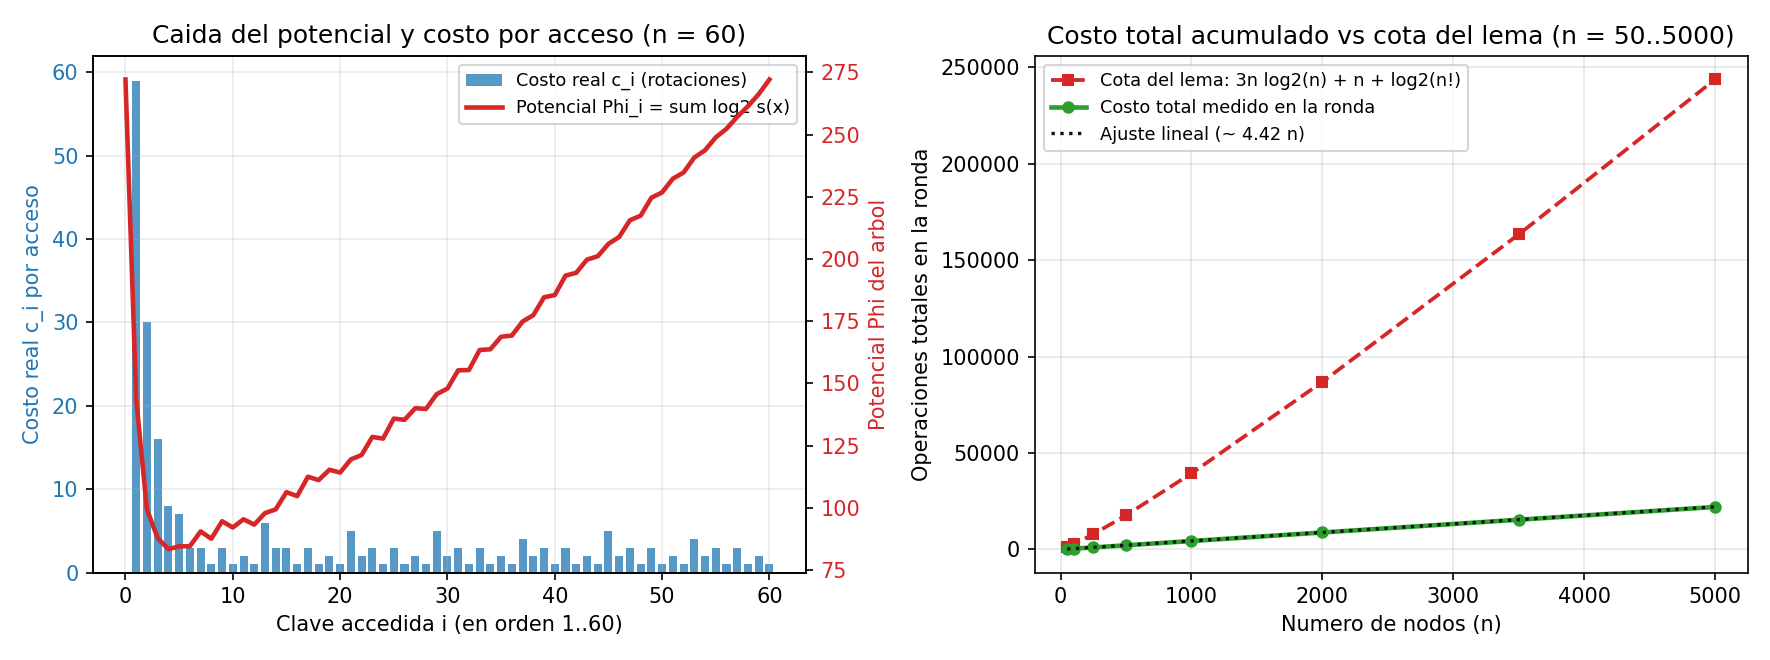

Generate this figure with Python:
import math
from pathlib import Path
import matplotlib.pyplot as plt


class Nodo:
    def __init__(self, clave):
        self.clave = clave
        self.izq = None
        self.der = None
        self.padre = None


def rotar(x):
    p, g = x.padre, x.padre.padre
    if p.izq is x:
        p.izq, x.der = x.der, p
        if p.izq:
            p.izq.padre = p
    else:
        p.der, x.izq = x.izq, p
        if p.der:
            p.der.padre = p
    p.padre, x.padre = x, g
    if g:
        if g.izq is p:
            g.izq = x
        else:
            g.der = x


def splay(x):
    rotaciones = 0
    while x.padre:
        p, g = x.padre, x.padre.padre
        if g is None:
            rotar(x)
            rotaciones += 1
        elif (g.izq is p) == (p.izq is x):
            rotar(p)
            rotar(x)
            rotaciones += 2
        else:
            rotar(x)
            rotar(x)
            rotaciones += 2
    return rotaciones


def buscar(raiz, clave):
    x = raiz
    while x.clave != clave:
        x = x.izq if clave < x.clave else x.der
    return x


def camino(n):
    nodos = [Nodo(k) for k in range(1, n + 1)]
    for k in range(1, n):
        nodos[k].izq, nodos[k - 1].padre = nodos[k - 1], nodos[k]
    return nodos[-1]


def tamanos(raiz):
    orden, pila = [], [raiz]
    while pila:
        x = pila.pop()
        orden.append(x)
        pila.extend(h for h in (x.izq, x.der) if h)
    s = {}
    for x in reversed(orden):
        s[x] = 1 + s.get(x.izq, 0) + s.get(x.der, 0)
    return s


def alturas(raiz):
    orden, pila = [], [(raiz, 0)]
    prof = {}
    while pila:
        x, d = pila.pop()
        prof[x.clave] = d
        if x.izq:
            pila.append((x.izq, d + 1))
        if x.der:
            pila.append((x.der, d + 1))
    return prof


def potencial(raiz):
    return sum(math.log2(t) for t in tamanos(raiz).values())


def una_ronda(n, vigilar=False):
    raiz = camino(n)
    total = 0
    costos = []
    potenciales = [potencial(raiz)] if vigilar else []

    for clave in range(1, n + 1):
        x = buscar(raiz, clave)
        if vigilar:
            antes = potenciales[-1]
            r_x = math.log2(tamanos(raiz)[x])
        c = max(splay(x), 1)
        raiz = x
        if vigilar:
            despues = potencial(raiz)
            assert c + despues - antes <= 3 * (math.log2(n) - r_x) + 1 + 1e-9
            potenciales.append(despues)
        total += c
        costos.append(c)

    if vigilar:
        return total, costos, potenciales
    return total, costos[0], max(costos[1:], default=0)


if __name__ == "__main__":
    # 1. Inspeccion estructural tras splay(1) sobre un camino de n = 9 nodos
    r9 = camino(9)
    prof_antes = alturas(r9)
    x1 = buscar(r9, 1)
    rots_1 = splay(x1)
    r9 = x1
    prof_despues = alturas(r9)
    print("=== Efecto estructural del primer acceso splay(1) en camino(9) ===")
    print(f"Profundidades antes de splay(1):   {prof_antes} (altura = {max(prof_antes.values())})")
    print(f"Profundidades despues de splay(1): {prof_despues} (altura = {max(prof_despues.values())}, rotaciones = {rots_1})\n")

    # 2. Verificacion del lema de acceso paso a paso
    for n_prueba in [2, 10, 50, 200]:
        una_ronda(n_prueba, vigilar=True)
    print("Lema de acceso verificado en cada operacion individual para n = 2, 10, 50, 200.\n")

    # 3. Medicion de una ronda completa para n grandes
    print(f"{'n':>7} {'costo medido':>13} {'por acceso':>11} {'primer acceso':>14} "
          f"{'cota del lema':>14} {'cota / medido':>14}")
    for n in [100, 1000, 10_000, 100_000]:
        total, primero, _ = una_ronda(n)
        cota = n * (3 * math.log2(n) + 1) + math.lgamma(n + 1) / math.log(2)
        print(f"{n:>7} {total:>13,} {total / n:>11.2f} {primero:>14,} {cota:>14,.0f} "
              f"{cota / total:>14.1f}")

    # 4. Datos para la grafica (Panel 1: ronda con n = 60; Panel 2: escalamiento n en [50..5000])
    n_detalle = 60
    _, costos_60, pot_60 = una_ronda(n_detalle, vigilar=True)

    ns_escala = [50, 100, 250, 500, 1000, 2000, 3500, 5000]
    medidos_escala = []
    cotas_escala = []
    recta_44n = []
    for n_val in ns_escala:
        tot, _, _ = una_ronda(n_val)
        cota_val = n_val * (3 * math.log2(n_val) + 1) + math.lgamma(n_val + 1) / math.log(2)
        medidos_escala.append(tot)
        cotas_escala.append(cota_val)
        recta_44n.append(4.42 * n_val)

    fig, (ax1, ax2) = plt.subplots(1, 2, figsize=(11.8, 4.4))

    pasos = list(range(1, n_detalle + 1))
    color_costo = "#1f77b4"
    color_pot = "#d62728"

    ax1.bar(pasos, costos_60, color=color_costo, alpha=0.75, width=0.75, label="Costo real c_i (rotaciones)")
    ax1.set_xlabel("Clave accedida i (en orden 1..60)")
    ax1.set_ylabel("Costo real c_i por acceso", color=color_costo)
    ax1.tick_params(axis="y", labelcolor=color_costo)
    ax1.set_title("Caida del potencial y costo por acceso (n = 60)")
    ax1.grid(True, alpha=0.25)

    ax1_b = ax1.twinx()
    ax1_b.plot(range(0, n_detalle + 1), pot_60, "-", color=color_pot, lw=2.2, label="Potencial Phi_i = sum log2 s(x)")
    ax1_b.set_ylabel("Potencial Phi del arbol", color=color_pot)
    ax1_b.tick_params(axis="y", labelcolor=color_pot)

    # Leyenda combinada en ax1
    lineas1, etiq1 = ax1.get_legend_handles_labels()
    lineas2, etiq2 = ax1_b.get_legend_handles_labels()
    ax1.legend(lineas1 + lineas2, etiq1 + etiq2, loc="upper right", fontsize=8.5)

    ax2.plot(ns_escala, cotas_escala, "s--", color="#d62728", lw=1.8, markersize=5,
             label="Cota del lema: 3n log2(n) + n + log2(n!)")
    ax2.plot(ns_escala, medidos_escala, "o-", color="#2ca02c", lw=2.2, markersize=5,
             label="Costo total medido en la ronda")
    ax2.plot(ns_escala, recta_44n, ":", color="#111111", lw=1.6,
             label="Ajuste lineal (~ 4.42 n)")
    ax2.set_title("Costo total acumulado vs cota del lema (n = 50..5000)")
    ax2.set_xlabel("Numero de nodos (n)")
    ax2.set_ylabel("Operaciones totales en la ronda")
    ax2.grid(True, alpha=0.3)
    ax2.legend(fontsize=8.5)

    plt.tight_layout()
    salida_png = Path(__file__).with_name("ejercicio-13.png")
    plt.savefig(salida_png, dpi=150)
    print(f"\nGrafica guardada en {salida_png.name}")
